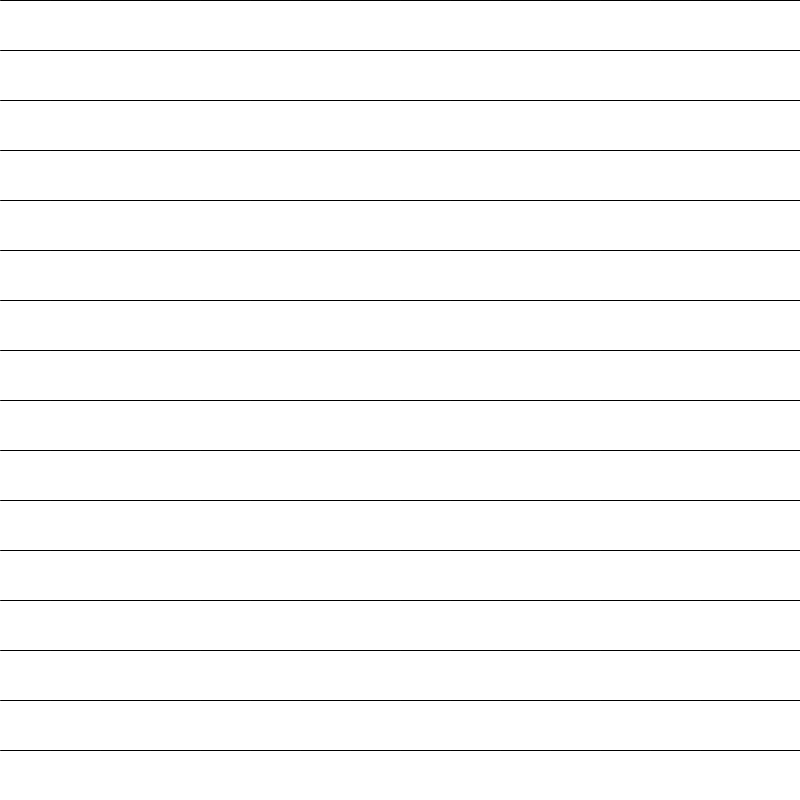
Frame 1 (no input)
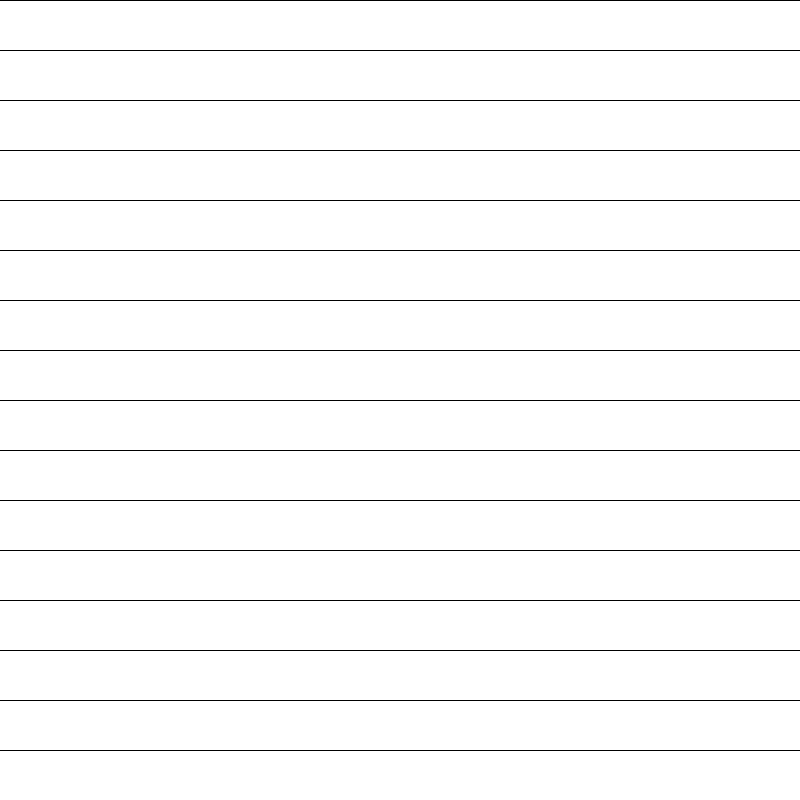
Frame 60 (the mouse pressed at the canvas centre just before this capture)
Frame 120 (the mouse held since frame 60 and released just before this capture): identical to frame 60, image omitted

The Processing sketch that drew these frames (run headless with seeded random() and noise(); from frame 60 on, the mouse is pressed at the canvas centre):

// Processing sketch: week04_alptugan_Truchet_Tiles_02
// ── week04_alptugan_Truchet_Tiles_02.pde
// Declare starting point of the lines
int xStart;
int yStart;
int xEnd;
int yEnd;

int tileSize;

// setup function runs once, when the program starts
void setup() {
  // set window position on screen
  surface.setLocation(0, 200);

  //Set window size
  size(800, 800);

  // set background color
  background(#ffffff);

  // Set the square tile size
  tileSize = 50;

  // Assign the values to the x and y
  xStart = 0;
  xEnd   = 50;
  yStart = 0;
  yEnd   = yStart;

  // Assign the value of hGap value;
}


// Draw function runs until the program stops
void draw() {

  // Draw 1st row
  for (int i = 0; i < width; i = i + tileSize) {
    // i = 0;
    // i = 1;
    // i = 2;
    // ..
    // ..
    // i = 800;
    for (int j = 0; j < height; j = j + tileSize) {
      line(xStart + i, 
           yStart + j, 
           xEnd + i, 
           yStart + j);
    }
  }
}
